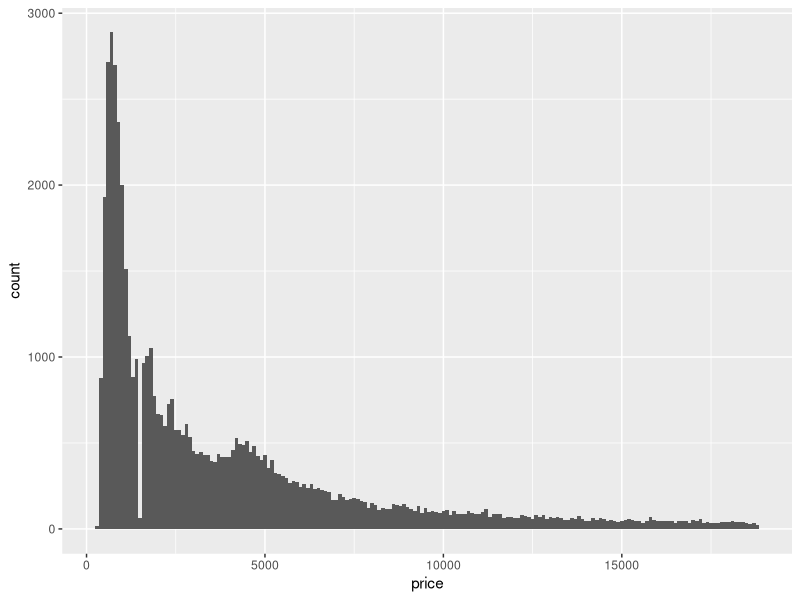
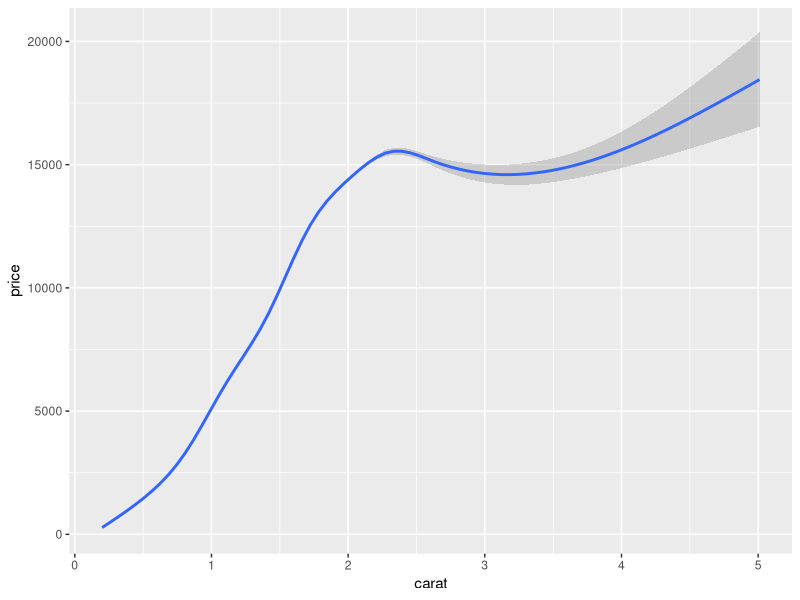
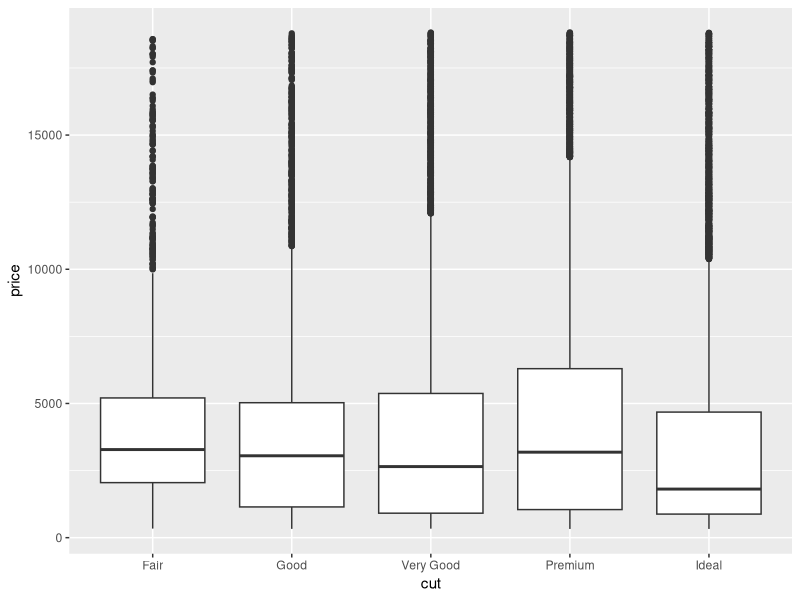
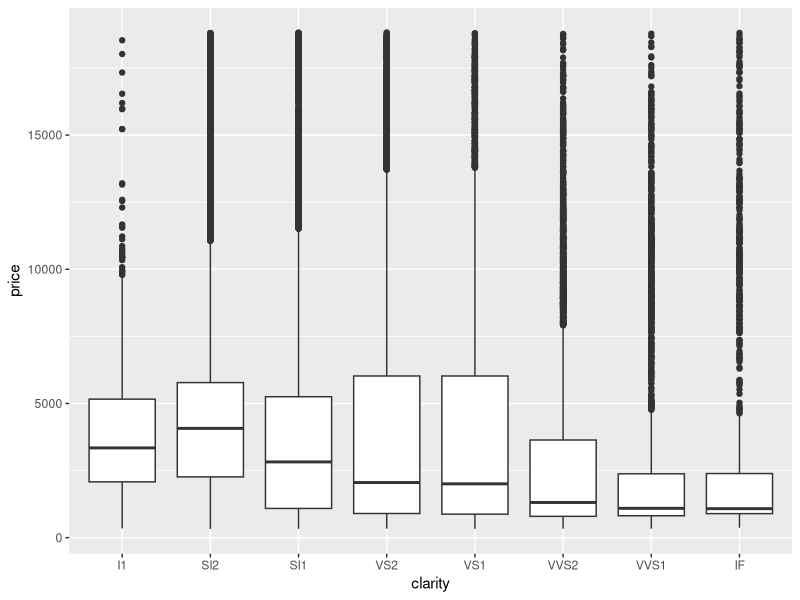
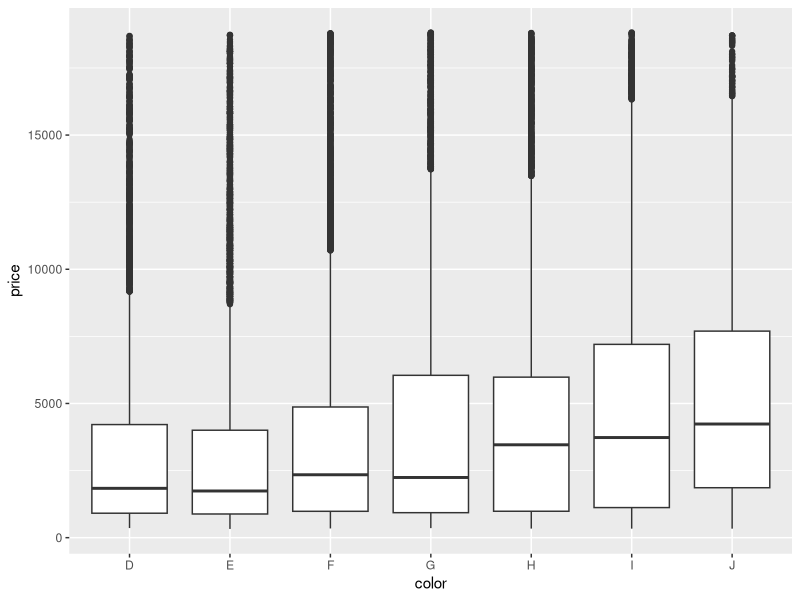
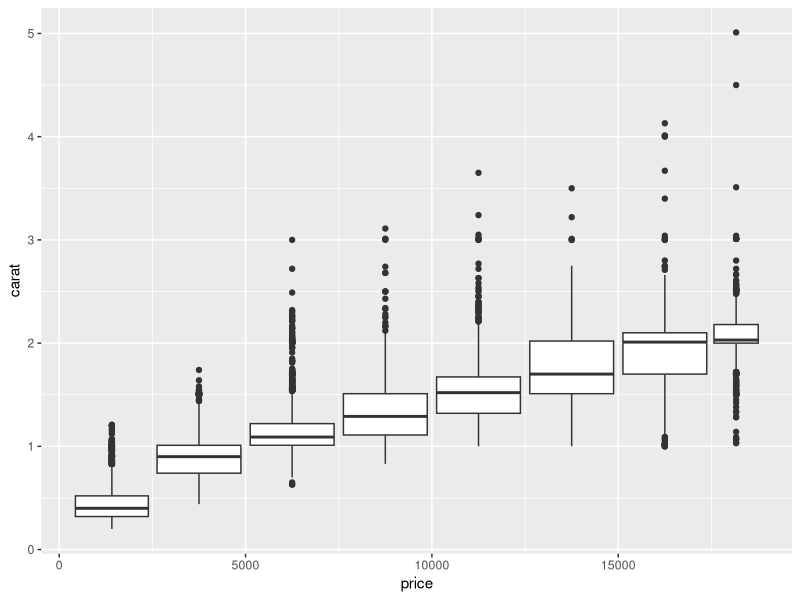
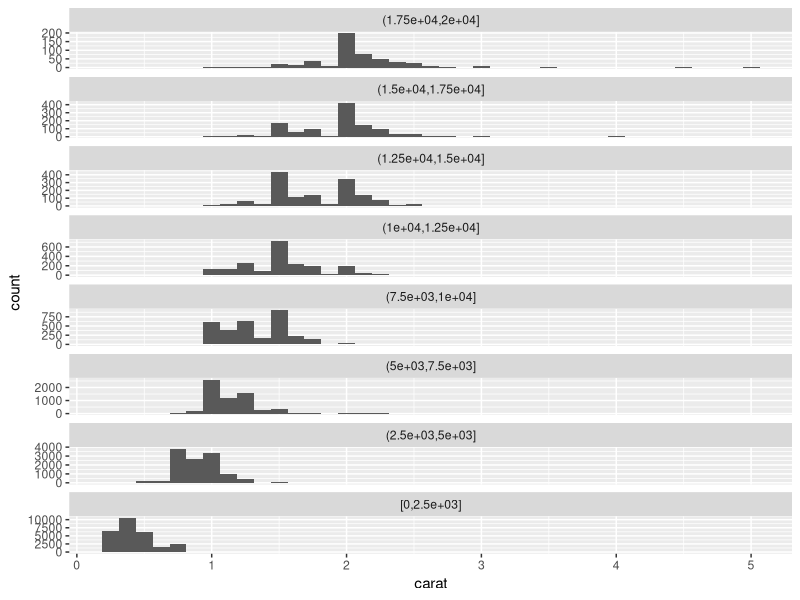

These figures' R source, in order:
###########################################
### GCOM 7140 (Customer)                ###
### Exploratory Data Analysis Exercises ###
### R4DS, Chapter 7                     ###
### 3/28/19                             ###
###########################################


### file name: 03_r4ds-exploratory-data-analysis-knf8ef.R


library(tidyverse)


### Question 1: Explore the distribution of price. Do you discover anything unusual or surprising? (Hint: Carefully think about the binwidth and make sure you try a wide range of values.)

ggplot(data = diamonds) + 
  geom_histogram(mapping = aes(x = price), binwidth = 100)

# The plot is skewed right and the majority of prices is between 0 and 2,500.


### Question 2: Which of the 4Cs (carat, cut, clarity, color) is most important for predicting the price of a diamond?

ggplot(diamonds, aes(x = carat, y = price)) +
  geom_smooth()
ggplot(diamonds, aes(x = cut, y = price)) +
  geom_boxplot()
ggplot(diamonds, aes(x = clarity, y = price)) +
  geom_boxplot()
ggplot(diamonds, aes(x = color, y = price)) +
  geom_boxplot()

# Carat is most important for predicting dimond price.


### Question 3: Plot the distribution of carat across various price bins using the geom_boxplot() and geom_histogram() functions. For the latter, leverage the facet_wrap() function.

diamonds %>%
  ggplot(mapping = aes(x = price, y = carat)) +
  geom_boxplot(mapping = aes(group = price %>% cut_width(width = 2500, center = 1250)))

diamonds %>%
  mutate(
    price_binned = price %>% 
      cut_width(width = 2500, center = 1250) %>% 
      fct_relevel(rev)
    ) %>% 
  ggplot(mapping = aes(x = carat)) +
  geom_histogram(binwidth = .125 , center = 0, show.legend = FALSE) +
  facet_wrap(~ price_binned, scales = "free_y", ncol = 1)

# As the number of carats increases, price increases. The number of carats is higher at higher prices.